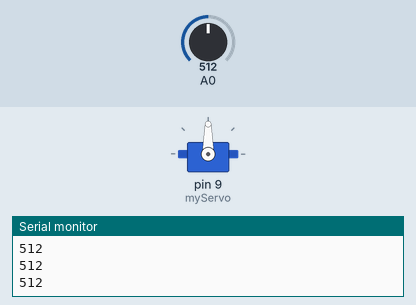
Recording of a sketch running on a simulated Arduino Uno, built with avr-gcc and run on an emulated ATmega328P. Shown: servo, the last lines printed to the serial monitor. The inputs (shaded band) are chosen by the test bench; at power-on: A0 = 512.

Above: at 1.2 s.
1.3 s: A0 set to 0
At 2.6 s:
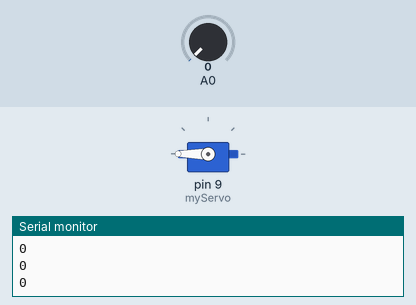
2.9 s: A0 set to 1005
4.4 s: A0 set to 1023
At 5.5 s:
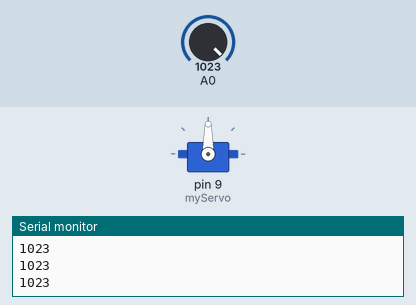
Timing chart, 0 to 7.4 s (numbered marks = the images above; inputs shaded):
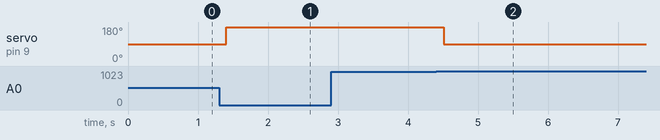

Measured:
- the behaviour switches between 1022 and 1023 on A0 (found by bisection; images 1 and 2)
- after the input at 1.3 s, servo on pin 9 (myServo): 90° → 180° after 0.10 s
- after the input at 4.4 s, servo on pin 9 (myServo): 180° → 90° after 0.11 s

The sketch:

s2_10_potentiometer.ino
```cpp
/*
1) Connect potentiometer and confirm 0-1023 voltage range using serial monitor
2) open box when it is at 1023, close box when it is at 0
3) open box when it is at 1023, close box when it is at 0, AND open half way if it is at 512
4) open box when you press the button, close box when you don't press the button.
   Use potentiometer to control brightness of the your RGB LED (Anycolor)
*/

#include <Servo.h>

int open = 90;
int close = 180;

int red = 3;
int green = 5;
int blue = 6;

Servo myServo;

void setup() {
  pinMode(9,OUTPUT);
  pinMode(2,INPUT_PULLUP);

  myServo.attach(9);

  Serial.begin(9600);

}

void loop() {

  //- our first conditional
  int potentiometer;

  potentiometer = analogRead(A0);

  Serial.println(potentiometer);
  delay(100);


  if (potentiometer == 0) {
    myServo.write(close);
  }
  if (potentiometer == 1023) {
    myServo.write(open);
  }


  /*
  if (digitalRead(2) == HIGH) {
    myServo.write(close);

  }
  else {
    myServo.write(open);
  }
  */
}
```
